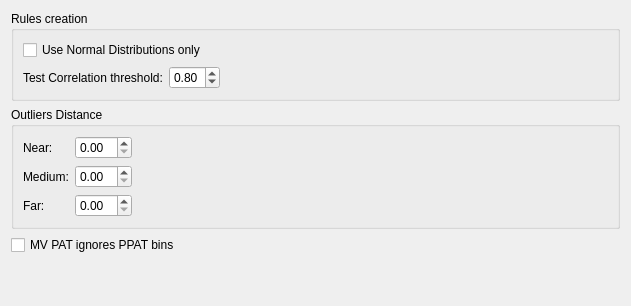
         <widget class="QWidget" name="tabMultiVariate">
          <attribute name="title">
           <string>Multi-Variate PAT</string>
          </attribute>
          <layout class="QGridLayout" name="gridLayout_24">
           <item row="0" column="0">
            <widget class="QGroupBox" name="groupBoxMVPATRulesCreation">
             <property name="title">
              <string>Rules creation</string>
             </property>
             <layout class="QGridLayout" name="gridLayout_22">
              <item row="0" column="0">
               <widget class="QCheckBox" name="checkBoxMVPATNormalDistribution">
                <property name="text">
                 <string>Use Normal Distributions only</string>
                </property>
               </widget>
              </item>
              <item row="1" column="0">
               <layout class="QHBoxLayout" name="horizontalLayout_9">
                <item>
                 <widget class="QLabel" name="label_2">
                  <property name="text">
                   <string>Test Correlation threshold:</string>
                  </property>
                 </widget>
                </item>
                <item>
                 <widget class="QDoubleSpinBox" name="doubleSpinBoxMVPATCorrThreshold">
                  <property name="maximum">
                   <double>1.000000000000000</double>
                  </property>
                  <property name="singleStep">
                   <double>0.100000000000000</double>
                  </property>
                  <property name="value">
                   <double>0.800000000000000</double>
                  </property>
                 </widget>
                </item>
                <item>
                 <spacer name="horizontalSpacer_14">
                  <property name="orientation">
                   <enum>Qt::Horizontal</enum>
                  </property>
                  <property name="sizeHint" stdset="0">
                   <size>
                    <width>40</width>
                    <height>20</height>
                   </size>
                  </property>
                 </spacer>
                </item>
               </layout>
              </item>
             </layout>
            </widget>
           </item>
           <item row="1" column="0">
            <widget class="QGroupBox" name="groupBox_2">
             <property name="title">
              <string>Outliers Distance</string>
             </property>
             <layout class="QGridLayout" name="gridLayout_23">
              <item row="0" column="0">
               <layout class="QFormLayout" name="formLayout">
                <item row="0" column="0">
                 <widget class="QLabel" name="labelMVPATNear">
                  <property name="text">
                   <string>Near:</string>
                  </property>
                 </widget>
                </item>
                <item row="0" column="1">
                 <widget class="QDoubleSpinBox" name="doubleSpinBoxMVPATNear"/>
                </item>
                <item row="1" column="0">
                 <widget class="QLabel" name="labelMVPATMedium">
                  <property name="text">
                   <string>Medium:</string>
                  </property>
                 </widget>
                </item>
                <item row="1" column="1">
                 <widget class="QDoubleSpinBox" name="doubleSpinBoxMVPATMedium"/>
                </item>
                <item row="2" column="0">
                 <widget class="QLabel" name="labelMVPATFar">
                  <property name="text">
                   <string>Far:</string>
                  </property>
                 </widget>
                </item>
                <item row="2" column="1">
                 <widget class="QDoubleSpinBox" name="doubleSpinBoxMVPATFar"/>
                </item>
               </layout>
              </item>
              <item row="0" column="1">
               <spacer name="horizontalSpacer_15">
                <property name="orientation">
                 <enum>Qt::Horizontal</enum>
                </property>
                <property name="sizeHint" stdset="0">
                 <size>
                  <width>476</width>
                  <height>20</height>
                 </size>
                </property>
               </spacer>
              </item>
             </layout>
            </widget>
           </item>
           <item row="2" column="0">
            <widget class="QCheckBox" name="checkBoxMVPATIgnoresPPATBins">
             <property name="text">
              <string>MV PAT ignores PPAT bins</string>
             </property>
            </widget>
           </item>
           <item row="3" column="0">
            <spacer name="verticalSpacer_7">
             <property name="orientation">
              <enum>Qt::Vertical</enum>
             </property>
             <property name="sizeHint" stdset="0">
              <size>
               <width>20</width>
               <height>40</height>
              </size>
             </property>
            </spacer>
           </item>
          </layout>
         </widget>
